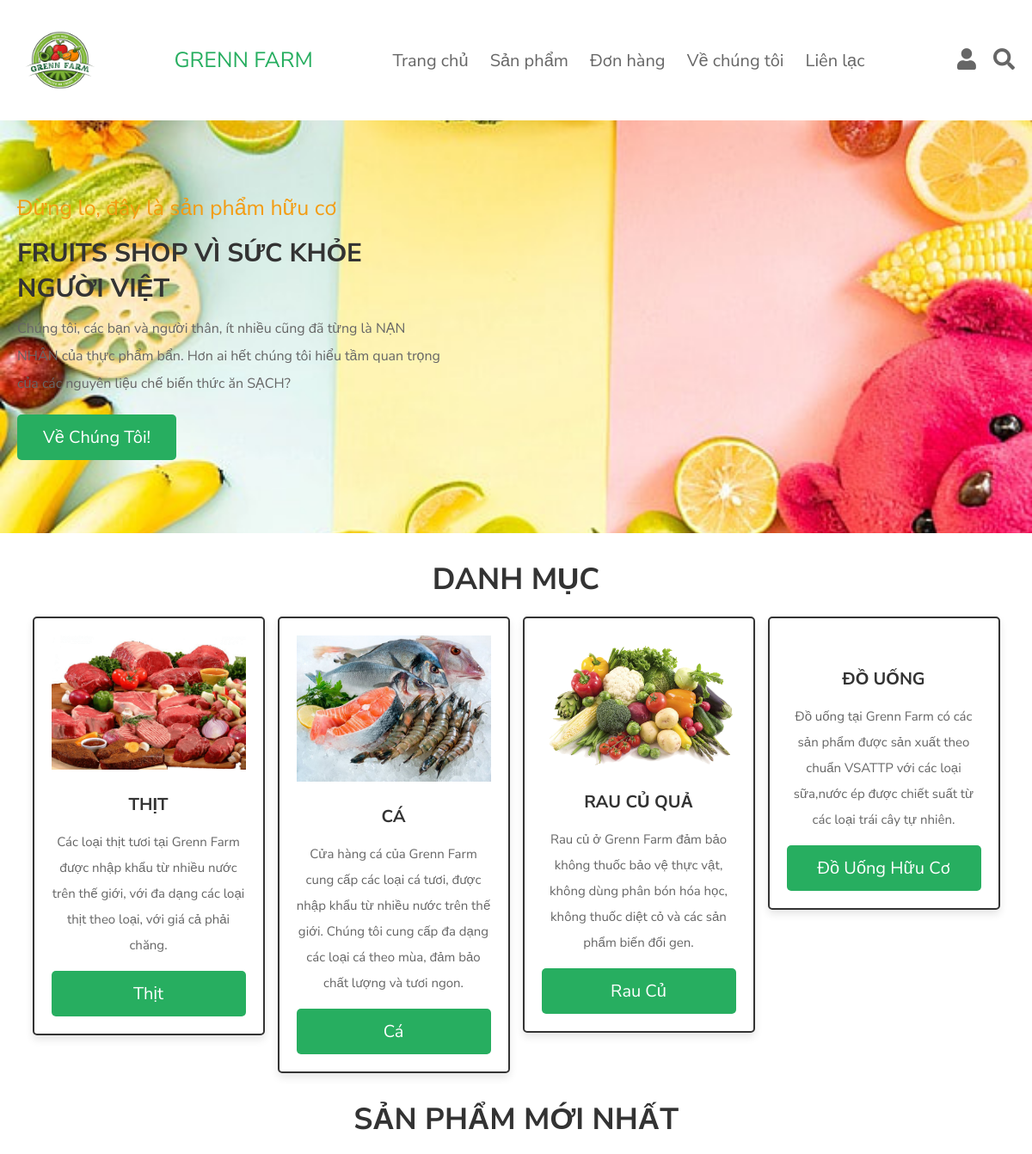
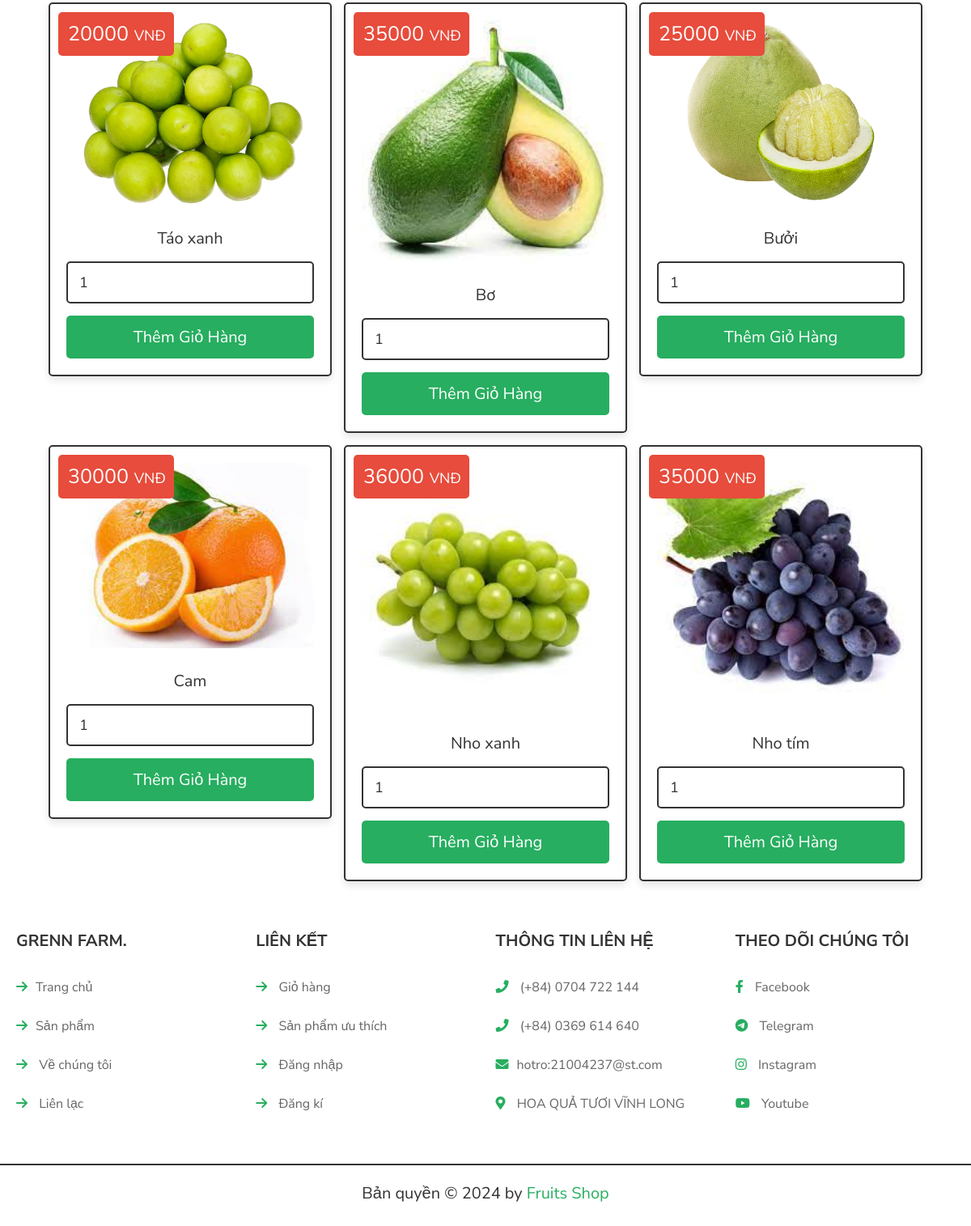
The page / on the database its author committed (2 pictures, top to bottom).
### tables this page shows
CREATE TABLE `products` (
  `id` int(100) NOT NULL,
  `name` varchar(100) NOT NULL,
  `category` varchar(20) NOT NULL,
  `details` varchar(500) NOT NULL,
  `price` int(100) NOT NULL,
  `image` varchar(100) NOT NULL
);

### index.php (the view, shortened to what this page needs)
<?php
include 'config.php';
?>
<!DOCTYPE html>
<html lang="en">
<head>
   <link rel="stylesheet" href="https://cdnjs.cloudflare.com/ajax/libs/font-awesome/6.1.1/css/all.min.css">
   <link rel="stylesheet" href="css/style.css">
</head>
<body>
<header class="header">
   <div class="flex">
   <img src="images\grennfarm.png" alt="Lỗi" width="100px">
   <a href="home.php" class="logo" style = "font-family: 'Rubik', sans-serif;"><span>GRENN FARM</span></a>
      <nav class="navbar">
         <a href="index.php">Trang chủ</a>
         <a href="login.php">Sản phẩm</a>
         <a href="login.php">Đơn hàng</a>
         <a href="index_about.php">Về chúng tôi</a>
         <a href="index_contact.php">Liên lạc</a>
      </nav>
      <div class="icons">
         <div id="user-btn" class="fas fa-user"></div>
         <a href="index_search.php" class="fas fa-search"></a>
      </div>
   </div>
<div class="home-bg">
   <section class="home">
      <div class="content">
         <span>Đừng lo, đây là sản phẩm hữu cơ</span>
         <h3>Fruits Shop   Vì sức khỏe người Việt</h3>
         <p>Chúng tôi, các bạn và người thân, ít nhiều cũng đã từng là NẠN NHÂN của thực phẩm bẩn. Hơn ai hết chúng tôi hiểu tầm quan trọng của các nguyên liệu chế biến thức ăn SẠCH?</p>
         <a href="index_about.php" class="btn">Về chúng tôi!</a>
      </div>
   </section>
</div>
<section class="home-category">
<h1 class="title">Danh mục</h1>
<div class="box-container">
   <div class="box">
      <img src="images\Thit.png" alt="">
      <h3>Thịt</h3>
      <p>Các loại thịt tươi tại Grenn Farm được nhập khẩu từ nhiều nước trên thế giới, với đa dạng các loại thịt theo loại, với giá cả phải chăng.</p>
      <a href="category.php?category=thit" class="btn">Thịt</a>
   </div>
   <div class="box">
      <img src="images\ca.jpg" alt="">
      <h3>Cá</h3>
      <p>Cửa hàng cá của Grenn Farm cung cấp các loại cá tươi, được nhập khẩu từ nhiều nước trên thế giới. Chúng tôi cung cấp đa dạng các loại cá theo mùa, đảm bảo chất lượng và tươi ngon.</p>
      <a href="category.php?category=ca" class="btn">Cá</a>
   </div>
   <div class="box">
      <img src="images/cat-3.png" alt="">
      <h3>Rau củ quả</h3>
      <p>Rau củ ở Grenn Farm đảm bảo không thuốc bảo vệ thực vật, không dùng phân bón hóa học, không thuốc diệt cỏ và các sản phẩm biến đổi gen.</p>
      <a href="category.php?category=rau" class="btn">Rau củ</a>
   </div>
   <div class="box">
      <h3>Đồ uống</h3>
      <p>Đồ uống tại Grenn Farm có các sản phẩm được sản xuất theo chuẩn VSATTP với các loại sữa,nước ép được chiết suất từ các loại trái cây tự nhiên.</p>
      <a href="category.php?category=douong" class="btn">Đồ uống hữu cơ</a>
   </div>
</div>
</section>
<section class="products">
<h1 class="title">Sản phẩm mới nhất</h1>
<div class="box-container">
   <?php
      $select_products = $conn->prepare("SELECT * FROM `products` LIMIT 6");
      $select_products->execute();
      if($select_products->rowCount() > 0){
         while($fetch_products = $select_products->fetch(PDO::FETCH_ASSOC)){
   ?>
   <form action="" class="box" method="POST">
      <div class="price"><span><?= $fetch_products['price']; ?></span> VNĐ</div>
      <img src="uploaded_img/<?= $fetch_products['image']; ?>" alt="">
      <div class="name"><?= $fetch_products['name']; ?></div>
      <input type="number" min="1" value="1" name="p_qty" class="qty">
      <a href="login.php"> <input type="submit" value="Thêm giỏ hàng" class="btn" name="add_to_cart"></a>
   </form>
   <?php
      }
   }else{
      echo '<p class="empty">Không có sản phẩm nào!</p>';
   }
   ?>
   </div>
</section>
<?php include 'index_footer.php';?>
</body>
</html>
<?php include 'backtotop.php' ?>

### index_footer.php
<footer class="footer">
   <section class="box-container">
      <div class="box">
         <h3>Grenn Farm<span>.</span></h3>
         <a href="index.php"> <i class="fa-solid fa-arrow-right"></i>Trang chủ</a>
         <a href="login.php"> <i class="fa-solid fa-arrow-right"></i>Sản phẩm</a>
         <a href="index_about.php"> <i class="fa-solid fa-arrow-right"></i> Về chúng tôi</a>
         <a href="index_contact.php"> <i class="fa-solid fa-arrow-right"></i> Liên lạc</a>
      </div>
      <div class="box">
         <h3>Liên kết</h3>
         <a href="login.php"> <i class="fa-solid fa-arrow-right"></i> Giỏ hàng</a>
         <a href="login.php"> <i class="fa-solid fa-arrow-right"></i> Sản phẩm ưu thích</a>
         <a href="login.php"> <i class="fa-solid fa-arrow-right"></i> Đăng nhập</a>
         <a href="register.php"> <i class="fa-solid fa-arrow-right"></i> Đăng kí</a>
      </div>
      <div class="box">
         <h3>Thông tin liên hệ</h3>
         <p> <i class="fas fa-phone"></i> (+84) 0704 722 144 </p>
         <p> <i class="fas fa-phone"></i> (+84) 0369 614 640 </p>
         <p> <i class="fas fa-envelope"></i>hotro:21004237@st.com </p>
         <p> <i class="fas fa-map-marker-alt"></i> HOA QUẢ TƯƠI VĨNH LONG </p>
      </div>
      <div class="box">
         <h3>Theo dõi chúng tôi</h3>
         <a href="https://www.facebook.com/quochuy.tran.54943600"> <i class="fab fa-facebook-f"></i> Facebook </a>
         <a href="https://web.telegram.org/z/"> <i class="fa-brands fa-telegram"></i> Telegram </a>
         <a href="https://www.instagram.com/"> <i class="fab fa-instagram"></i> Instagram </a>
         <a href=""> <i class="fa-brands fa-youtube"></i> Youtube </a>
      </div>
   </section>
   <p class="credit">Bản quyền &copy; <?= date('Y'); ?> by <span>Fruits Shop</span></p>
</footer>

### backtotop.php (shortened to what this page needs)
<!DOCTYPE html>
<html lang="en">
<head>
  <link rel="stylesheet" href="https://use.fontawesome.com/releases/v5.15.4/css/all.css"/>
</head>
<body>
</body>
</html>

### css/style.css (style rules this page uses)
.home-bg { background: url(../images/home-bg.jpg) no-repeat; background-size: cover; background-position: center; }
.home-bg .home { display: flex; align-items: center; min-height: 60vh; }
.home-bg .home .content { width: 50rem; }
.home-bg .home .content span { color:var(--orange); font-size: 2.5rem; }
.home-bg .home .content h3 { font-size: 3rem; text-transform: uppercase; margin-top: 1.5rem; color:var(--black); }
.home-bg .home .content p { font-size: 1.6rem; padding:1rem 0; line-height: 2; color:var(--light-color); }
.home-bg .home .content a { display: inline-block; width: auto; }
.home-category .box-container { display: grid; grid-template-columns: repeat(auto-fit, 27rem); gap:1.5rem; justify-content: center; align-items: flex-start; }
.home-category .box-container .box { padding:2rem; text-align: center; border:var(--border); background-color: var(--white); box-shadow: var(--box-shadow); border-radius: .5rem; }
.home-category .box-container .box img { width: 100%; margin-bottom: 1rem; }
.home-category .box-container .box h3 { text-transform: uppercase; color:var(--black); padding:1rem 0; font-size: 2rem; }
.home-category .box-container .box p { line-height: 2; font-size: 1.5rem; color:var(--light-color); padding:.5rem 0; }
.home-category { padding-bottom: 0; }
.products .box-container { display: grid; grid-template-columns: repeat(auto-fit, 35rem); gap:1.5rem; justify-content: center; align-items: flex-start; }
.products .box-container .box { padding:2rem; text-align: center; border:var(--border); background-color: var(--white); box-shadow: var(--box-shadow); border-radius: .5rem; position: relative; }
.products .box-container .box .price { position: absolute; top:1rem; left:1rem; padding:1rem; border-radius: .5rem; background-color: var(--red); font-size: 1.8rem; color:var(--white); }
.products .box-container .box .price span { font-size: 2.5rem; color:var(--white); margin:0 .2rem; }
.products .box-container .box img { width: 100%; margin-bottom: 1rem; }
.products .box-container .box .name { font-size: 2rem; color:var(--black); padding:1rem 0; }
.products .box-container .box .qty { margin:.5rem 0; border-radius: .5rem; padding:1.2rem 1.4rem; font-size: 1.8rem; color:var(--black); border:var(--border); width: 100%; }

### backtotop.php (style rules this page uses)
body { font-family: Arial, Helvetica, sans-serif; font-size: 20px; }

### rows shown on the page
products: price "20000", image (picture), name "Táo xanh"
products: price "35000", image (picture), name "Bơ"
products: price "25000", image (picture), name "Bưởi"
products: price "30000", image (picture), name "Cam"
products: price "36000", image (picture), name "Nho xanh"
products: price "35000", image (picture), name "Nho tím"
